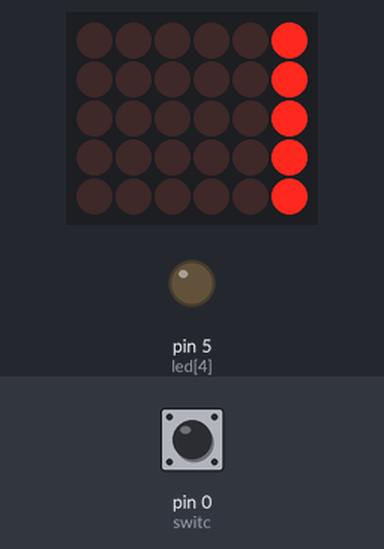
A sketch run on a simulated Arduino Uno, built with avr-gcc and run on an emulated ATmega328P. Parts: 6×5 LED matrix, output pins drawn as LEDs (lit = HIGH). Wiring (inferred from the names in the program): LED matrix (orientation assumed): rows pin 3, pin 6, pin 2, pin 7, pin 4; columns pin 1, pin 8, pin 9, pin 10, pin 11, pin 12. The inputs (shaded band) are chosen by the test bench; at power-on: pin 0 (switc) LOW. Pins used as bus, display or sensor lines are not drawn.

Above: at 3.0 s.
3.1 s: pin 0 (switc) pulled HIGH for 1.4 s
At 4.2 s:
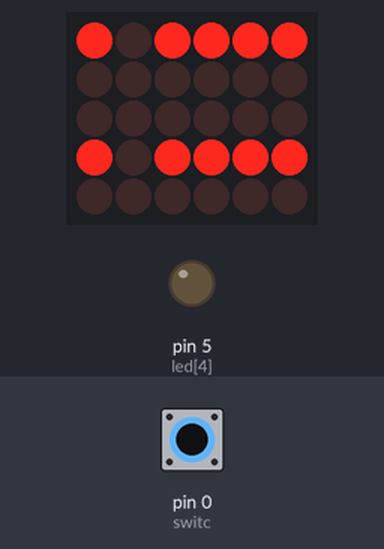
7.9 s: pin 0 (switc) pulled HIGH for 3.2 s
At 9.62 s:
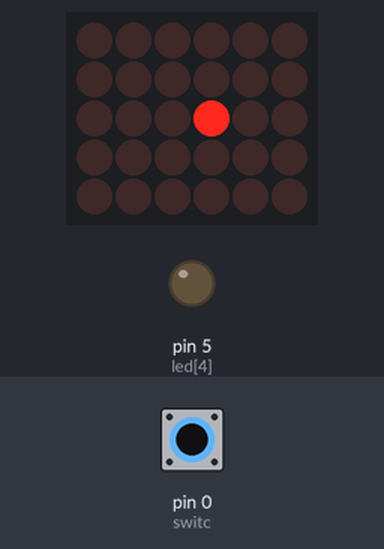
12.6 s: pin 0 (switc) pulled HIGH for 1.4 s
At 13.62 s:
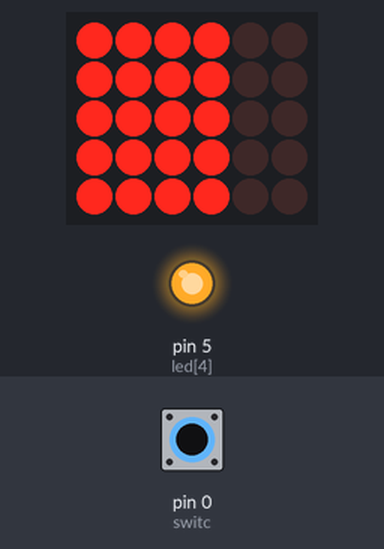
15.5 s: pin 0 (switc) pulled HIGH for 1.4 s
At 16.35 s:
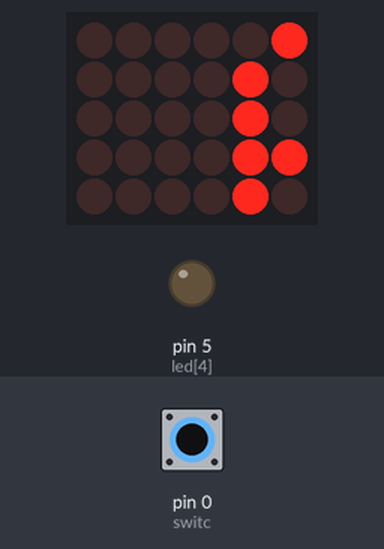
Timing chart, 0 to 18.5 s (numbered marks = the images above; inputs shaded):
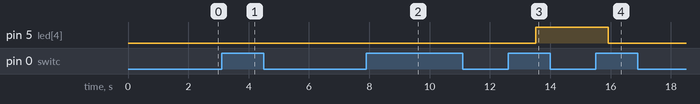

Measured:
- after the input at 3.1 s, the display: first differs from a run without the input after 0.36 s (image 1)
- after the input at 7.9 s, the display: first differs from a run without the input after 1.6 s (image 2 shows a later state)
- after the input at 12.6 s, pin 5 (led[4]): LOW → HIGH after 0.92 s; the display: first differs from a run without the input after 0.96 s (image 3)
- after the input at 15.5 s, pin 5 (led[4]): HIGH → LOW after 0.42 s
- what the display in image 1 shows lasts 1.0 s, from 3.5 s to 4.5 s

The sketch:

Lab_02_full_code.ino
```cpp
int led[9] = {1,2,3,4,5,6,7,8,9};
int tran[3] = {10,11,12};
int switc = 0;
int count = 0;

void setup(){
  int i;

  for( i = 0 ; i < 9 ; i++){

    pinMode(led[i],OUTPUT);

  }

  for( i = 0 ; i < 3 ; i++){

    pinMode(tran[i],OUTPUT);

  }

  pinMode(switc,INPUT);

}

void loop(){

  int i;

    int buttonState = digitalRead(switc);

    if (buttonState == 1) count++;

    switch (count % 4){

      case 0:
        wiper(30);
        break;
      case 1:
        light_line();
        break;
      case 2:
        line();
        break;
      case 3:
        for( i = 0 ; i < 8 ; i++ ){
           rise(100);
        }
        count = 3;
        break;

    }

//   for( i = 0 ; i < 4 ; i++){

//   }

//   for( i = 0 ; i < 5 ; i++ ){


//   }
//   for( i = 0 ; i < 3; i++ ){

//   }
//
  //circle(2);
  //delay(1000);
  //light(4);
}

// tric 4

void wiper(int k){

  int i;

  for(i = 0 ; i < k ; i++ ){


    light(20);
    delay(1);
    light(11);
    delay(1);
    light(2);
    delay(1);


    light(24);
    delay(1);
    light(15);
    delay(1);
    light(6);
    delay(1);

  }

  for(i = 0 ; i < k ; i++) {


    light(20);
    delay(1);
    light(14);
    delay(1);
    light(8);
    delay(1);

    light(10);
    delay(1);
    light(9);
    delay(1);

    light(24);
    delay(1);
    light(15);
    delay(1);
    light(8);
    delay(1);

    light(12);
    delay(1);
    light(9);
    delay(1);


  }

  for( i = 0 ; i < k ; i++){
    light(20);
    delay(1);
    light(23);
    delay(1);
    light(26);
    delay(1);

    light(27);
    delay(1);
    light(19);
    delay(1);

    light(24);
    delay(1);
    light(25);
    delay(1);
    light(26);
    delay(1);

    light(21);
    delay(1);
    light(27);
  }

  for(i = 0 ; i < k ; i++) {
    light(20);
    delay(1);
    light(14);
    delay(1);
    light(8);
    delay(1);

    light(10);
    delay(1);
    light(9);
    delay(1);

    light(24);
    delay(1);
    light(15);
    delay(1);
    light(8);
    delay(1);

    light(12);
    delay(1);
    light(9);
    delay(1);


}

}

// tric 3

void light_line(){

 digitalWrite(led[9],HIGH);
 digitalWrite(led[2],HIGH);
 digitalWrite(led[8],HIGH);
 digitalWrite(led[6],HIGH);

  digitalWrite(led[3],LOW);
 digitalWrite(led[1],LOW);
 digitalWrite(led[5],LOW);
 digitalWrite(led[7],LOW);

 digitalWrite(tran[0],HIGH);
 digitalWrite(tran[1],HIGH);
 digitalWrite(tran[2],HIGH);

 delay(1000);

 digitalWrite(led[3],HIGH);
 digitalWrite(led[1],HIGH);
 digitalWrite(led[5],HIGH);
 digitalWrite(led[7],HIGH);

 digitalWrite(led[9],LOW);
 digitalWrite(led[2],LOW);
 digitalWrite(led[8],LOW);
 digitalWrite(led[6],LOW);

 digitalWrite(tran[0],HIGH);
 digitalWrite(tran[1],HIGH);
 digitalWrite(tran[2],HIGH);

 delay(1000);

}

// trick 2

void line(){

  //row 1
  light(9);
  delay(100);
  light(1);
  delay(100);
  light(2);
  delay(100);
  light(5);
  delay(100);
  light(8);
  delay(100);
  light(7);
  delay(100);
  light(6);
  delay(100);
  light(3);
  delay(100);

  //row 2

  light(18);
  delay(100);
  light(10);
  delay(100);
  light(11);
  delay(100);
  light(14);
  delay(100);
  light(17);
  delay(100);
  light(16);
  delay(100);
  light(15);
  delay(100);
  light(12);
  delay(100);

  //row 3
   light(9 + 18);
  delay(100);
  light(1 + 18);
  delay(100);
  light(2 + 18);
  delay(100);
  light(5 + 18);
  delay(100);
  light(8 + 18);
  delay(100);
  light(7 + 18);
  delay(100);
  light(6 + 18);
  delay(100);
  light(3 + 18);
  delay(100);
  light(9 + 18);
  delay(100);

  //reverse

  //*****//
  light(3 + 9);
  delay(100);
  light(9 + 9);
  delay(100);
  light(1 + 9);
  delay(100);
  light(2 + 9);
  delay(100);
  light(5 + 9);
  delay(100);
  light(8 + 9);
  delay(100);
  light(7 + 9);
  delay(100);
  light(6 + 9);
  delay(100);

  /********/

  light(3);
  delay(100);
  light(9);
  delay(100);
  light(1);
  delay(100);
  light(2);
  delay(100);
  light(5);
  delay(100);
  light(8);
  delay(100);
  light(7);
  delay(100);
  light(6);
  delay(100);

}

// trick 1
void rise(int k){

  square(0);
  delay(k);
  square(1);
  delay(k);
  square(2);
  delay(k);

}
void square(int j){

  int i;

  for( i = 0; i < 9 ; i++ ){

    digitalWrite(led[i],HIGH);

  }

  if( j  ==  0) {
    digitalWrite(tran[0],HIGH);
    digitalWrite(tran[1],LOW);
    digitalWrite(tran[2],LOW);
  }

  if( j  ==  1) {
    digitalWrite(tran[0],LOW);
    digitalWrite(tran[1],HIGH);
    digitalWrite(tran[2],LOW);
  }

  if( j  ==  2) {
    digitalWrite(tran[0],LOW);
    digitalWrite(tran[1],LOW);
    digitalWrite(tran[2],HIGH);
  }

}

void circle(int j){


  int i = 0;

  for( int i = 1 + 9 * j ; i < 10 + 9 * j; i++ ){

    light(i);
    delay(10000);


  }
}

void light(int no){

  for(int i = 0 ; i < 10 ; i++){

    if( i != (no%9) ){

      digitalWrite(led[i],LOW);

    }

  }

  digitalWrite(led[no%9],HIGH);

  if(no <= 9){

    digitalWrite(tran[0],HIGH);
    digitalWrite(tran[1],LOW);
    digitalWrite(tran[2],LOW);
  }

  if(no > 9 && no <= 18){

    digitalWrite(tran[0],LOW);
    digitalWrite(tran[1],HIGH);
    digitalWrite(tran[2],LOW);
  }

  if(no > 18 && no <= 27){
    digitalWrite(tran[0],LOW);
    digitalWrite(tran[1],LOW);
    digitalWrite(tran[2],HIGH);
  }

}
```
